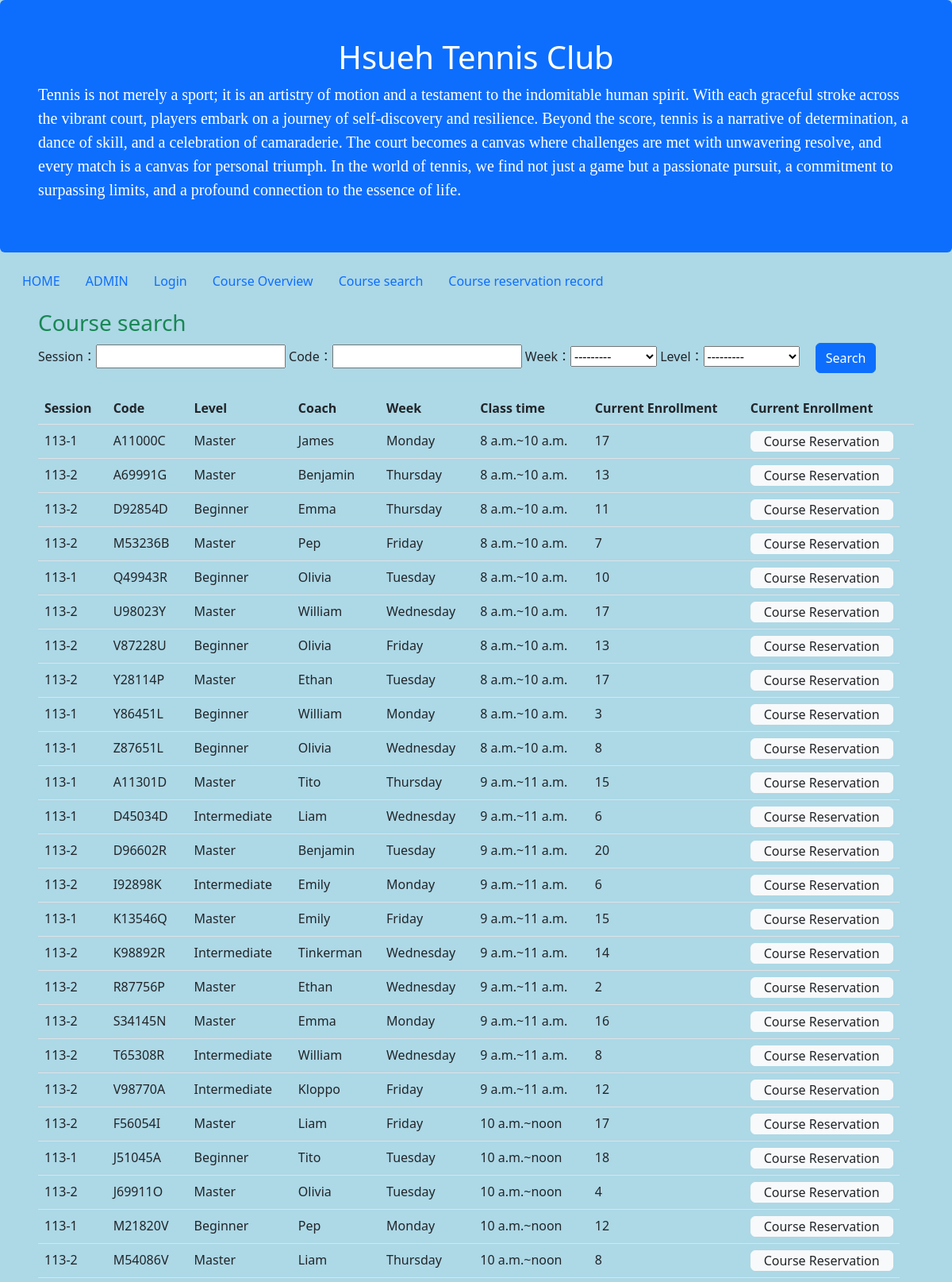
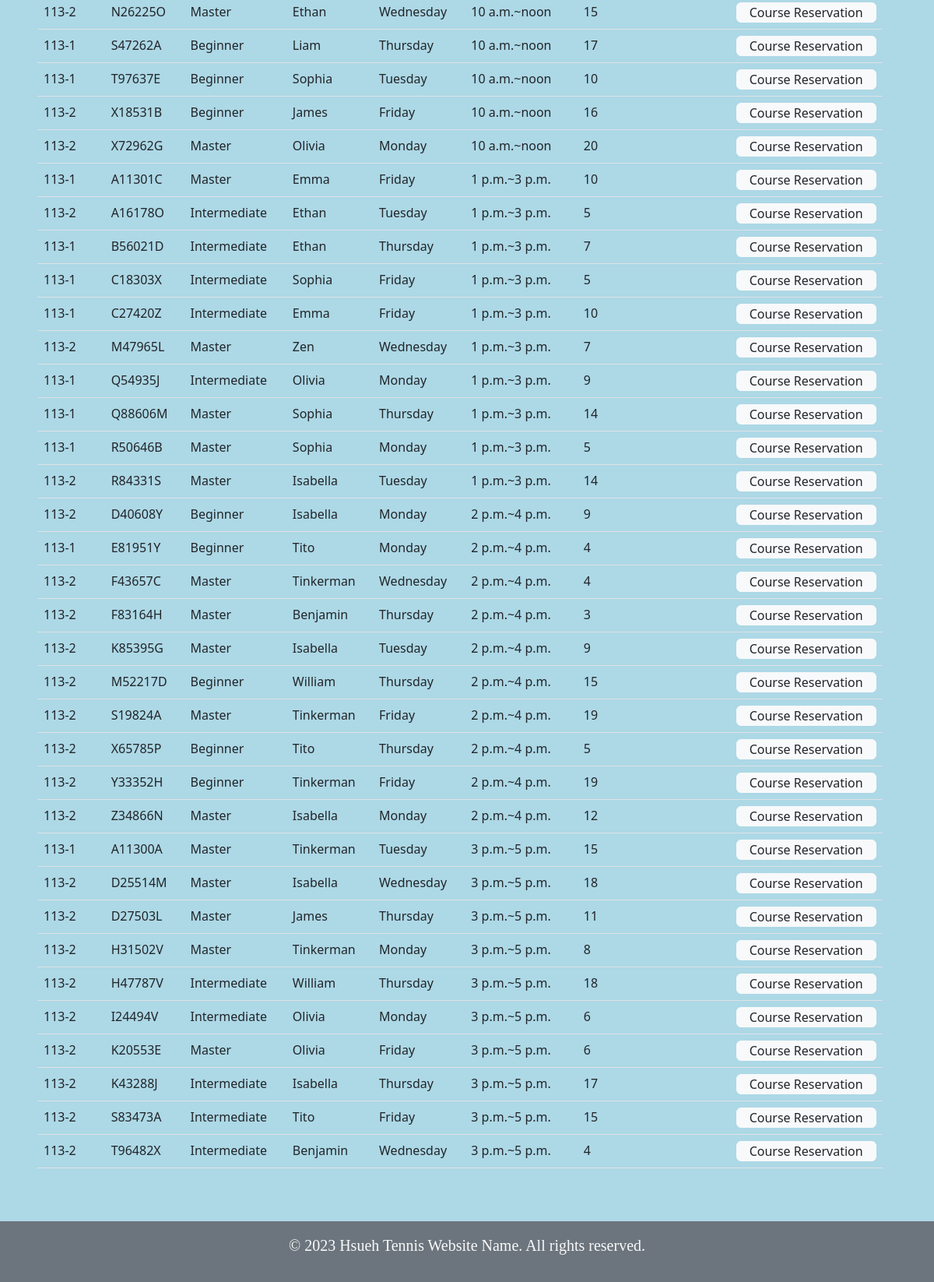
Before: /Course_reservation/Course_search/ with the older database file (2 pictures, top to bottom).
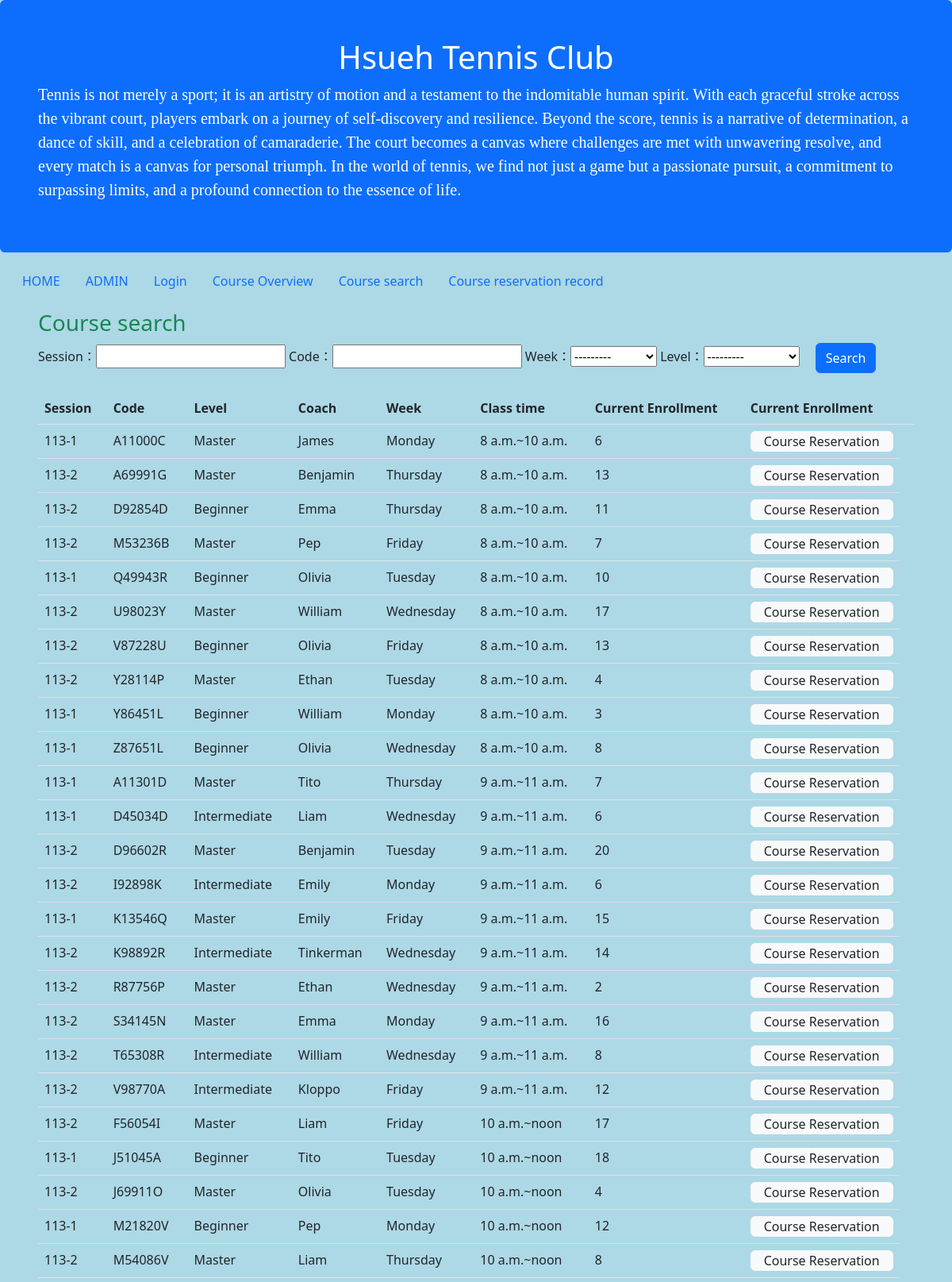
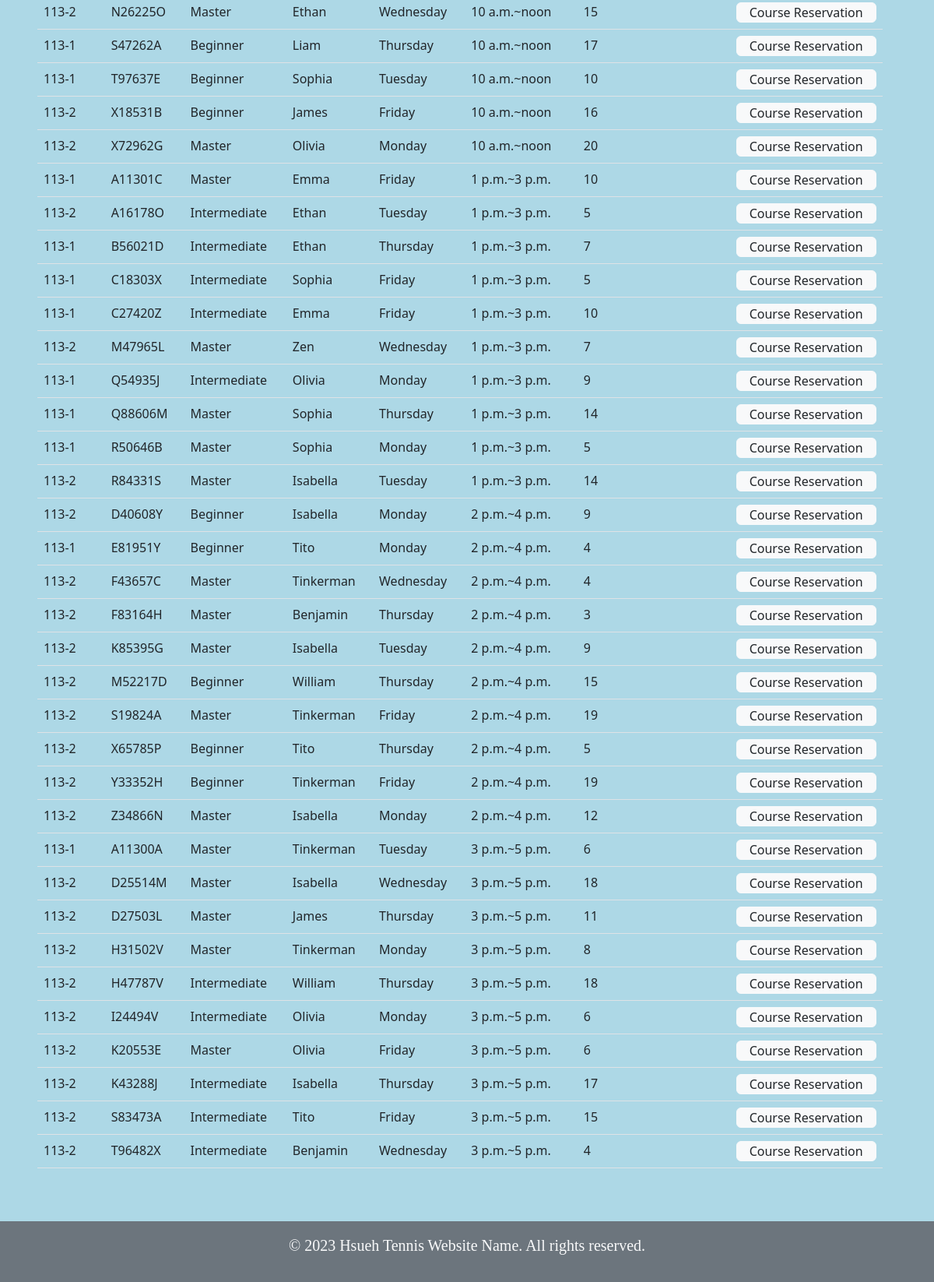
After: the same page with the newer database file (2 pictures, top to bottom).
### Course_reservation/models.py (models this page shows, shortened)
class Course_reservation(models.Model):
    Period = models.CharField(max_length=255,null=True,help_text="期別")
    Course_code = models.CharField(max_length=255,null=True,help_text="課程代碼")
    Time_start = models.DateField(null=True,help_text="開始日期")
    Time_end = models.DateField(null=True,help_text="結束日期")
    week_choices = [
        ('Monday', 'Monday'),
        ('Tuesday', 'Tuesday'),
        ('Wednesday', 'Wednesday'),
        ('Thursday', 'Thursday'),
        ('Friday', 'Friday'),
    ]
    week=models.CharField(max_length=10, choices=week_choices, default='')
    class_time_start=models.TimeField(null=True)
    class_time_end=models.TimeField(null=True)
    Classroom = models.CharField(max_length=255,null=True,help_text="教室")
    Category_choices = [
        ('Beginner', 'Beginner'),
        ('Intermediate', 'Intermediate'),
        ('Master', 'Master'),
    ]
    Category = models.CharField(max_length=255,choices=Category_choices,null=True,help_text="課程等級")
    Coach_name = models.CharField(max_length=255,null=True,help_text="教練名子")
    Full_number_applicants = models.IntegerField(default=26,null=True,help_text="總共可報名的人數")
    Current_number_applicants = models.IntegerField(default=0,null=True,help_text="目前報名人數")
    Class_status_choices = [
        ('Registration Open', 'Registration Open'),#報名中
        (' Registration Closed', ' Registration Closed'),#報名已滿
        ('Cancelled ', 'Cancelled '),#停開
        ('On-site Registration Only', 'On-site Registration Only'),#僅現場報名
    ]
    Class_status = models.CharField(max_length=255,choices=Class_status_choices,null=True,help_text="班級狀態，報名中、報名已滿、停開、僅現場報名")

### Course_reservation/views.py (the view)
# urls.py: path('Course_search/', views.Course_search, name='Course_search'),
def Course_search(request):
    template = loader.get_template('Course_search.html')
    Course_reservation_list = Course_reservation.objects.all()
    Period_list = Course_reservation.objects.values_list('Period', flat=True).distinct()
    Course_code_list = Course_reservation.objects.values_list('Course_code', flat=True).distinct()
    Category_list = Course_reservation.objects.values_list('Category', flat=True).distinct()
    course_reservation_Filter = Course_reservation_Filter(queryset=Course_reservation_list)
    if request.method == "POST":
        course_reservation_Filter = Course_reservation_Filter(request.POST, queryset=Course_reservation_list)
    context = {
        'Course_reservation_list': Course_reservation_list,
        'course_reservation_Filter': course_reservation_Filter,
        'Period_list': Period_list,
        'Course_code_list': Course_code_list,
        'Category_list': Category_list,
    }
    return HttpResponse(template.render(context, request))
    return HttpResponse(template.render())

### Course_reservation/templates/Course_search.html (shortened to what this page needs)
{% extends "master.html" %}
{% load my_custom_filters %}
{% block content %}
    <div class="container-fluid p-5 pt-3">
        <h3 class="text-success">Course search</h3>
        <form id="searchForm" method='POST'>
            Session：{{ course_reservation_Filter.form.Period }}
            Code：{{ course_reservation_Filter.form.Course_code }}
            Week：{{ course_reservation_Filter.form.week }}
            Level：{{ course_reservation_Filter.form.Category }}
            <input type="submit" id="searchButton" class="ms-3 btn btn-primary" value="Search"/>
        </form>
        <br/>
        <table id="courseTable" class="table" style=" max-width: 1500px">
            <thead>
            <th>Session</th>
            <th>Code</th>
            <th>Level</th>
            <th>Coach</th>
            <th>Week</th>
            <th>Class time</th>
            <th>Current Enrollment</th>
            <th>Current Enrollment</th>
            <th></th>
            </thead>
            <tbody>
            {% for course_reservation in course_reservation_Filter.qs|dictsort:"class_time_start" %}
                <tr>
                    <td>{{ course_reservation.Period }}</td>
                    <td>{{ course_reservation.Course_code }}</td>
                    <td>{{ course_reservation.Category }}</td>
                    <td>{{ course_reservation.Coach_name }}</td>
                    <td>{{ course_reservation.week }}</td>
                    <td>{{ course_reservation.class_time_start }}~{{ course_reservation.class_time_end }}</td>
                    <td>{{ course_reservation.Current_number_applicants }}</td>
                <td class=""> <a id="{{ course_reservation.Course_code }}_Course_Reservation" class="nav-link btn btn-light"
                href="/Course_reservation/Course_content?code={{ course_reservation.Course_code }}">Course Reservation</a></td>
                </tr>
            {% endfor %}
            </tbody>
        </table>
    </div>
{% endblock %}

Changed rows visible on the page:
changed Course_reservation (number 1 of 60 on the later page): Current_number_applicants "17" → "6"
changed Course_reservation (number 8 of 60 on the later page): Current_number_applicants "17" → "4"
changed Course_reservation (number 11 of 60 on the later page): Current_number_applicants "15" → "7"
changed Course_reservation (number 51 of 60 on the later page): Current_number_applicants "15" → "6"
